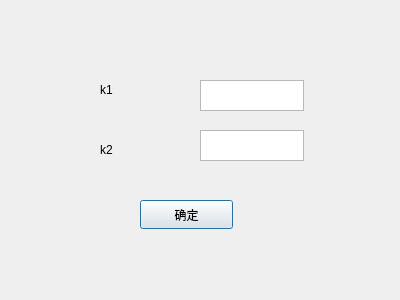
<?xml version="1.0" encoding="UTF-8"?>
<ui version="4.0">
 <class>Sharpening</class>
 <widget class="QDialog" name="Sharpening">
  <property name="geometry">
   <rect>
    <x>0</x>
    <y>0</y>
    <width>400</width>
    <height>300</height>
   </rect>
  </property>
  <property name="windowTitle">
   <string>Dialog</string>
  </property>
  <widget class="QLabel" name="label">
   <property name="geometry">
    <rect>
     <x>100</x>
     <y>80</y>
     <width>63</width>
     <height>20</height>
    </rect>
   </property>
   <property name="text">
    <string>k1</string>
   </property>
  </widget>
  <widget class="QLabel" name="label_2">
   <property name="geometry">
    <rect>
     <x>100</x>
     <y>140</y>
     <width>63</width>
     <height>20</height>
    </rect>
   </property>
   <property name="text">
    <string>k2</string>
   </property>
  </widget>
  <widget class="QTextEdit" name="textEdit">
   <property name="geometry">
    <rect>
     <x>200</x>
     <y>80</y>
     <width>104</width>
     <height>31</height>
    </rect>
   </property>
  </widget>
  <widget class="QTextEdit" name="textEdit2">
   <property name="geometry">
    <rect>
     <x>200</x>
     <y>130</y>
     <width>104</width>
     <height>31</height>
    </rect>
   </property>
  </widget>
  <widget class="QPushButton" name="pushButton">
   <property name="geometry">
    <rect>
     <x>140</x>
     <y>200</y>
     <width>93</width>
     <height>29</height>
    </rect>
   </property>
   <property name="text">
    <string>确定</string>
   </property>
  </widget>
 </widget>
 <resources/>
 <connections/>
</ui>
